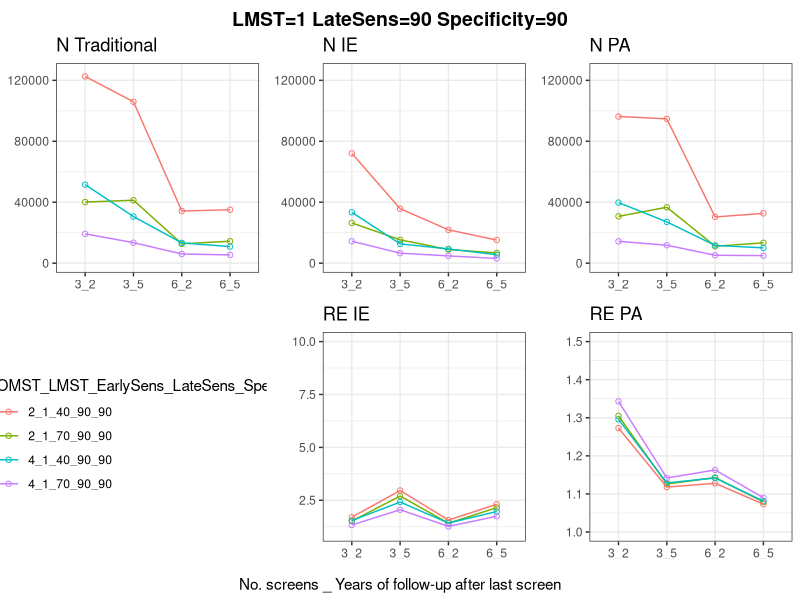
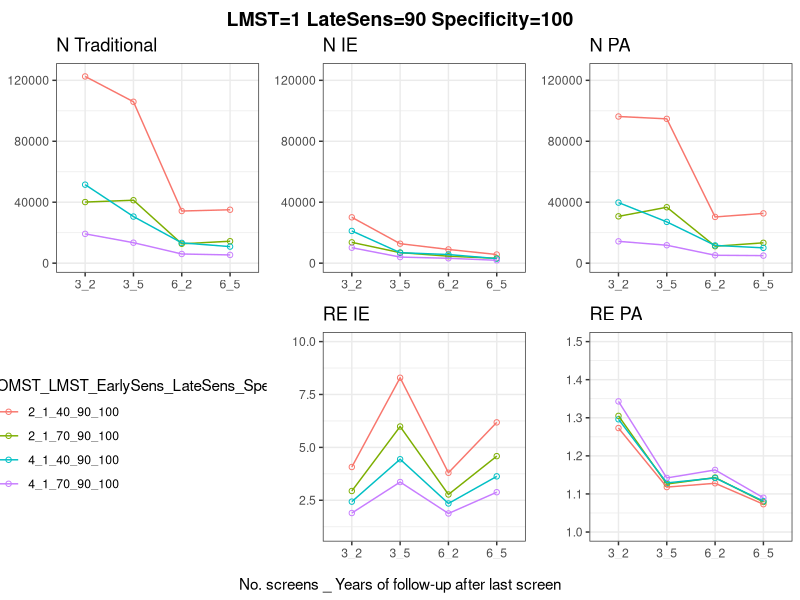
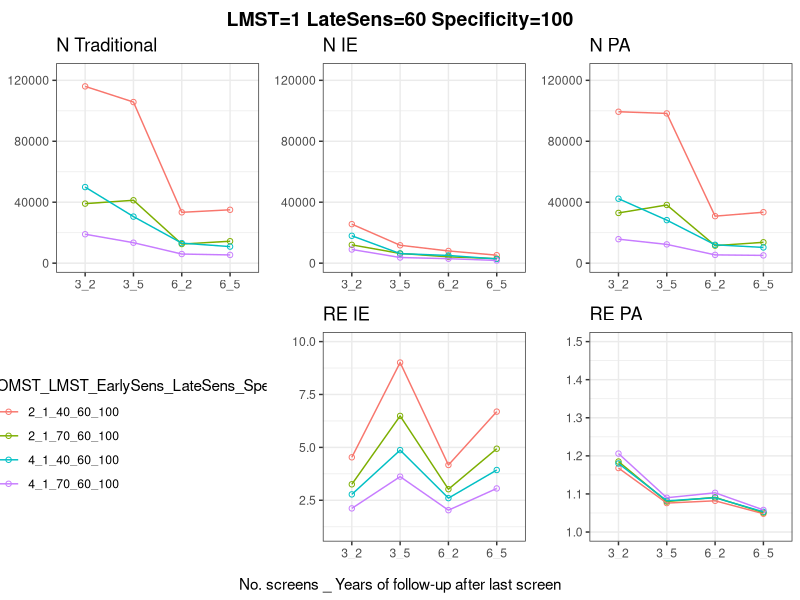

Reproduce these figures in R, in order.
library(here)
library(dplyr)
library(ggplot2)
library(patchwork)
library(grid)
library(cowplot)

thedata=read.csv(here("Fitting of Natural History Model/Jane/toy_analysis.csv"))%>%
  mutate(combo=paste0(OMST,"_",LMST,"_",Sens.early....,"_",Sens.late....,"_",Specificity....),
         design=paste0(X..screens,"_",Follow.up ))


make_plots<-function(thedata,specificity,sens_late,the_LMST){
n_plot_traditional = ggplot(
  data = subset(thedata, Specificity.... == specificity & Sens.late.... == sens_late & LMST== the_LMST),
  aes(x = design, y = N.Traditional)
) +
  geom_point(aes(color = combo), shape = 1) +
  geom_line(aes(color = combo, group = combo)) +
  ylim(0, 125000) +
  theme_bw() +
  theme(axis.title = element_blank()) +
  ggtitle("N Traditional") +
  labs(colour = "OMST_LMST_EarlySens_LateSens_Specificity")

n_plot_IE = ggplot(
  data = subset(thedata, Specificity.... == specificity & Sens.late.... == sens_late&LMST== the_LMST),
  aes(x = design, y = N.IE)
) +
  geom_point(aes(color = combo), shape = 1) +
  geom_line(aes(color = combo, group = combo)) +
  ylim(0, 125000) +
  theme_bw() +
  theme(axis.title = element_blank()) +
  ggtitle("N IE") +
  labs(colour = "OMST_LMST_EarlySens_LateSens_Specificity")

n_plot_PA = ggplot(
  data = subset(thedata, Specificity.... == specificity & Sens.late.... == sens_late&LMST== the_LMST),
  aes(x = design, y = N.PA)
) +
  geom_point(aes(color = combo), shape = 1) +
  geom_line(aes(color = combo, group = combo)) +
  ylim(0, 125000) +
  theme_bw() +
  theme(axis.title = element_blank()) +
  ggtitle("N PA") +
  labs(colour = "OMST_LMST_EarlySens_LateSens_Specificity")

RE_plot_PA = ggplot(
  data = subset(thedata, Specificity.... == specificity & Sens.late.... == sens_late&LMST== the_LMST),
  aes(x = design, y = N_Traditional...N_PA)
) +
  geom_point(aes(color = combo), shape = 1) +
  geom_line(aes(color = combo, group = combo)) +
  theme_bw() + ylim(1,1.5)+
  theme(axis.title = element_blank()) +
  ggtitle("RE PA") +
  labs(colour = "OMST_LMST_EarlySens_LateSens_Specificity")

RE_plot_IE = ggplot(
  data = subset(thedata, Specificity.... == specificity & Sens.late.... == sens_late&LMST== the_LMST),
  aes(x = design, y = N_Traditional...N_IE)
) +
  geom_point(aes(color = combo), shape = 1) +
  geom_line(aes(color = combo, group = combo)) +
  theme_bw() + ylim(1,10)+
  theme(axis.title = element_blank()) +
  ggtitle("RE IE") +
  labs(colour = "OMST_LMST_EarlySens_LateSens_Specificity")


RE_plot_PA2 = ggplot(
  data = subset(thedata, Specificity.... == specificity & Sens.early.... == 40&OMST==2),
  aes(x = design, y = N_Traditional...N_PA)
) +
  geom_point(aes(color = combo), shape = 1) +
  geom_line(aes(color = combo, group = combo)) +
  theme_bw() +
  theme(axis.title = element_blank()) +
  ggtitle("RE PA") +
  labs(colour = "OMST_LMST_EarlySens_LateSens_Specificity")

################################################
#Chat GPT combined plot
###############################################


# Remove legends from all plots
p1 <- n_plot_traditional + theme(legend.position = "none")
p2 <- n_plot_IE + theme(legend.position = "none")
p3 <- n_plot_PA + theme(legend.position = "none")
p4 <- RE_plot_PA + theme(legend.position = "none")
p5 <- RE_plot_IE + theme(legend.position = "none")

legend_plot <- ggplot(
  data = subset(thedata, Specificity.... == specificity & Sens.late.... == sens_late&LMST== the_LMST),
  aes(x = design, y = N.Traditional)
) +
  geom_point(aes(color = combo), shape = 1) +
  geom_line(aes(color = combo, group = combo)) +
  theme_bw() +
  labs(colour = "OMST_LMST_EarlySens_LateSens_Specificity") +
  theme(legend.position = "right")

legend <- get_legend(legend_plot)

legend_panel <- ggdraw() +
  draw_grob(legend, x = 0.05, y = 0.05, width = 0.9, height = 0.9)

panel_grid <- plot_grid(
  p1, p2, p3,
  legend_panel, p5, p4,
  ncol = 3,
  align = "hv"
)

xlab_grob <- textGrob(
  "No. screens _ Years of follow-up after last screen",
  gp = gpar(fontsize = 11)
)

final_plot <- plot_grid(
  panel_grid,
  ggdraw() + draw_grob(xlab_grob),
  ncol = 1,
  rel_heights = c(1, 0.06)
)

final_plot_with_title <- ggdraw() +
  draw_label(
    paste0("LMST=", the_LMST, " LateSens=", sens_late, " Specificity=", specificity),
    x = 0.5, y = 0.98,
    hjust = 0.5, vjust = 1,
    fontface = "bold",
    size = 14
  ) +
  draw_plot(final_plot, y = 0, height = 0.95)

return(final_plot=final_plot_with_title)
}

plot1=make_plots(thedata=thedata,specificity=90,the_LMST=1,sens_late=90)
plot2=make_plots(thedata=thedata,specificity=100,the_LMST=1,sens_late=90)
plot3=make_plots(thedata=thedata,specificity=100,the_LMST=1,sens_late=60)
